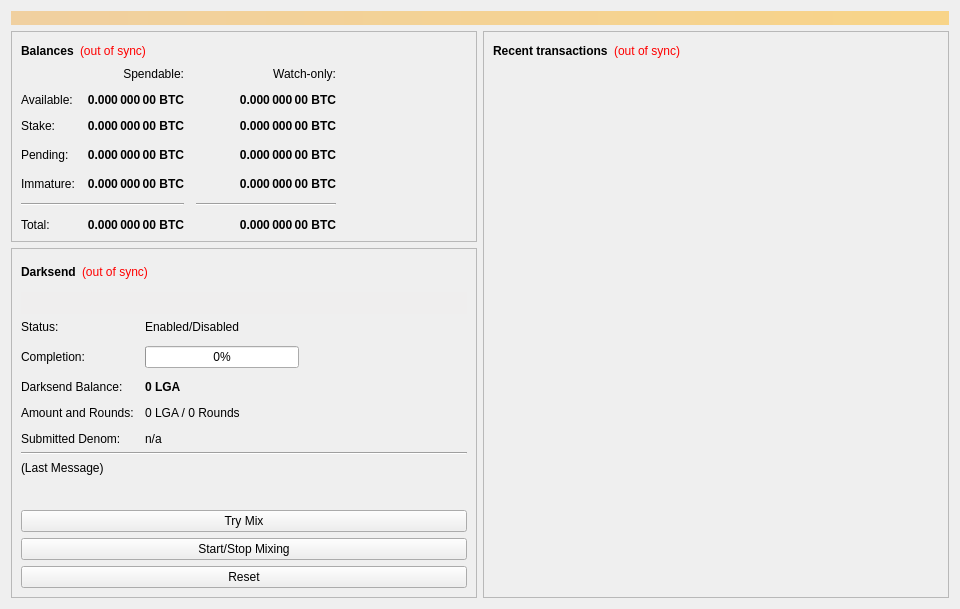
<?xml version="1.0" encoding="UTF-8"?>
<ui version="4.0">
 <class>OverviewPage</class>
 <widget class="QWidget" name="OverviewPage">
  <property name="geometry">
   <rect>
    <x>0</x>
    <y>0</y>
    <width>960</width>
    <height>594</height>
   </rect>
  </property>
  <property name="minimumSize">
   <size>
    <width>960</width>
    <height>0</height>
   </size>
  </property>
  <property name="windowTitle">
   <string>Form</string>
  </property>
  <layout class="QVBoxLayout" name="topLayout">
   <item>
    <widget class="QLabel" name="labelAlerts">
     <property name="visible">
      <bool>false</bool>
     </property>
     <property name="styleSheet">
      <string notr="true">background-color: qlineargradient(x1: 0, y1: 0, x2: 1, y2: 0, stop:0 #F0D0A0, stop:1 #F8D488); color:#000000;</string>
     </property>
     <property name="wordWrap">
      <bool>true</bool>
     </property>
     <property name="margin">
      <number>3</number>
     </property>
    </widget>
   </item>
   <item>
    <layout class="QHBoxLayout" name="horizontalLayout" stretch="1,1">
     <item>
      <layout class="QVBoxLayout" name="verticalLayout_2">
       <item>
        <widget class="QFrame" name="frame">
         <property name="frameShape">
          <enum>QFrame::StyledPanel</enum>
         </property>
         <property name="frameShadow">
          <enum>QFrame::Raised</enum>
         </property>
         <layout class="QVBoxLayout" name="verticalLayout_4">
          <item>
           <layout class="QHBoxLayout" name="horizontalLayout_4">
            <item>
             <widget class="QLabel" name="label_5">
              <property name="font">
               <font>
                <weight>75</weight>
                <bold>true</bold>
               </font>
              </property>
              <property name="text">
               <string>Balances</string>
              </property>
             </widget>
            </item>
            <item>
             <widget class="QLabel" name="labelWalletStatus">
              <property name="cursor">
               <cursorShape>WhatsThisCursor</cursorShape>
              </property>
              <property name="toolTip">
               <string>The displayed information may be out of date. Your wallet automatically synchronizes with the League network after a connection is established, but this process has not completed yet.</string>
              </property>
              <property name="styleSheet">
               <string notr="true">QLabel { color: red; }</string>
              </property>
              <property name="text">
               <string notr="true">(out of sync)</string>
              </property>
              <property name="alignment">
               <set>Qt::AlignLeading|Qt::AlignLeft|Qt::AlignVCenter</set>
              </property>
             </widget>
            </item>
            <item>
             <spacer name="horizontalSpacer_3">
              <property name="orientation">
               <enum>Qt::Horizontal</enum>
              </property>
              <property name="sizeHint" stdset="0">
               <size>
                <width>40</width>
                <height>20</height>
               </size>
              </property>
             </spacer>
            </item>
           </layout>
          </item>
          <item>
           <layout class="QGridLayout" name="gridLayout">
            <property name="spacing">
             <number>12</number>
            </property>
            <item row="3" column="2">
             <widget class="QLabel" name="labelWatchPending">
              <property name="font">
               <font>
                <weight>75</weight>
                <bold>true</bold>
               </font>
              </property>
              <property name="cursor">
               <cursorShape>IBeamCursor</cursorShape>
              </property>
              <property name="toolTip">
               <string>Unconfirmed transactions to watch-only addresses</string>
              </property>
              <property name="text">
               <string notr="true">0.000 000 00 BTC</string>
              </property>
              <property name="alignment">
               <set>Qt::AlignRight|Qt::AlignTrailing|Qt::AlignVCenter</set>
              </property>
              <property name="textInteractionFlags">
               <set>Qt::LinksAccessibleByMouse|Qt::TextSelectableByKeyboard|Qt::TextSelectableByMouse</set>
              </property>
             </widget>
            </item>
            <item row="3" column="1">
             <widget class="QLabel" name="labelUnconfirmed">
              <property name="font">
               <font>
                <weight>75</weight>
                <bold>true</bold>
               </font>
              </property>
              <property name="cursor">
               <cursorShape>IBeamCursor</cursorShape>
              </property>
              <property name="toolTip">
               <string>Total of transactions that have yet to be confirmed, and do not yet count toward the spendable balance</string>
              </property>
              <property name="text">
               <string notr="true">0.000 000 00 BTC</string>
              </property>
              <property name="alignment">
               <set>Qt::AlignRight|Qt::AlignTrailing|Qt::AlignVCenter</set>
              </property>
              <property name="textInteractionFlags">
               <set>Qt::LinksAccessibleByMouse|Qt::TextSelectableByKeyboard|Qt::TextSelectableByMouse</set>
              </property>
             </widget>
            </item>
            <item row="4" column="2">
             <widget class="QLabel" name="labelWatchImmature">
              <property name="font">
               <font>
                <weight>75</weight>
                <bold>true</bold>
               </font>
              </property>
              <property name="cursor">
               <cursorShape>IBeamCursor</cursorShape>
              </property>
              <property name="toolTip">
               <string>Mined balance in watch-only addresses that has not yet matured</string>
              </property>
              <property name="text">
               <string notr="true">0.000 000 00 BTC</string>
              </property>
              <property name="alignment">
               <set>Qt::AlignRight|Qt::AlignTrailing|Qt::AlignVCenter</set>
              </property>
              <property name="textInteractionFlags">
               <set>Qt::LinksAccessibleByMouse|Qt::TextSelectableByKeyboard|Qt::TextSelectableByMouse</set>
              </property>
             </widget>
            </item>
            <item row="5" column="0" colspan="2">
             <widget class="Line" name="lineSpendableBalance">
              <property name="orientation">
               <enum>Qt::Horizontal</enum>
              </property>
             </widget>
            </item>
            <item row="5" column="2">
             <widget class="Line" name="lineWatchBalance">
              <property name="sizePolicy">
               <sizepolicy hsizetype="Preferred" vsizetype="Fixed">
                <horstretch>0</horstretch>
                <verstretch>0</verstretch>
               </sizepolicy>
              </property>
              <property name="minimumSize">
               <size>
                <width>140</width>
                <height>0</height>
               </size>
              </property>
              <property name="orientation">
               <enum>Qt::Horizontal</enum>
              </property>
             </widget>
            </item>
            <item row="6" column="0">
             <widget class="QLabel" name="labelTotalText">
              <property name="text">
               <string>Total:</string>
              </property>
             </widget>
            </item>
            <item row="4" column="1">
             <widget class="QLabel" name="labelImmature">
              <property name="font">
               <font>
                <weight>75</weight>
                <bold>true</bold>
               </font>
              </property>
              <property name="cursor">
               <cursorShape>IBeamCursor</cursorShape>
              </property>
              <property name="toolTip">
               <string>Mined balance that has not yet matured</string>
              </property>
              <property name="text">
               <string notr="true">0.000 000 00 BTC</string>
              </property>
              <property name="alignment">
               <set>Qt::AlignRight|Qt::AlignTrailing|Qt::AlignVCenter</set>
              </property>
              <property name="textInteractionFlags">
               <set>Qt::LinksAccessibleByMouse|Qt::TextSelectableByKeyboard|Qt::TextSelectableByMouse</set>
              </property>
             </widget>
            </item>
            <item row="3" column="3">
             <spacer name="horizontalSpacer_2">
              <property name="orientation">
               <enum>Qt::Horizontal</enum>
              </property>
              <property name="sizeHint" stdset="0">
               <size>
                <width>40</width>
                <height>20</height>
               </size>
              </property>
             </spacer>
            </item>
            <item row="4" column="0">
             <widget class="QLabel" name="labelImmatureText">
              <property name="text">
               <string>Immature:</string>
              </property>
             </widget>
            </item>
            <item row="6" column="1">
             <widget class="QLabel" name="labelTotal">
              <property name="font">
               <font>
                <weight>75</weight>
                <bold>true</bold>
               </font>
              </property>
              <property name="cursor">
               <cursorShape>IBeamCursor</cursorShape>
              </property>
              <property name="toolTip">
               <string>Your current total balance</string>
              </property>
              <property name="text">
               <string notr="true">0.000 000 00 BTC</string>
              </property>
              <property name="alignment">
               <set>Qt::AlignRight|Qt::AlignTrailing|Qt::AlignVCenter</set>
              </property>
              <property name="textInteractionFlags">
               <set>Qt::LinksAccessibleByMouse|Qt::TextSelectableByKeyboard|Qt::TextSelectableByMouse</set>
              </property>
             </widget>
            </item>
            <item row="6" column="2">
             <widget class="QLabel" name="labelWatchTotal">
              <property name="font">
               <font>
                <weight>75</weight>
                <bold>true</bold>
               </font>
              </property>
              <property name="cursor">
               <cursorShape>IBeamCursor</cursorShape>
              </property>
              <property name="toolTip">
               <string>Current total balance in watch-only addresses</string>
              </property>
              <property name="text">
               <string notr="true">0.000 000 00 BTC</string>
              </property>
              <property name="alignment">
               <set>Qt::AlignRight|Qt::AlignTrailing|Qt::AlignVCenter</set>
              </property>
              <property name="textInteractionFlags">
               <set>Qt::LinksAccessibleByMouse|Qt::TextSelectableByKeyboard|Qt::TextSelectableByMouse</set>
              </property>
             </widget>
            </item>
            <item row="0" column="2">
             <widget class="QLabel" name="labelWatchonly">
              <property name="text">
               <string>Watch-only:</string>
              </property>
              <property name="alignment">
               <set>Qt::AlignRight|Qt::AlignTrailing|Qt::AlignVCenter</set>
              </property>
             </widget>
            </item>
            <item row="1" column="0">
             <widget class="QLabel" name="labelBalanceText">
              <property name="text">
               <string>Available:</string>
              </property>
             </widget>
            </item>
            <item row="1" column="1">
             <widget class="QLabel" name="labelBalance">
              <property name="font">
               <font>
                <weight>75</weight>
                <bold>true</bold>
               </font>
              </property>
              <property name="cursor">
               <cursorShape>IBeamCursor</cursorShape>
              </property>
              <property name="toolTip">
               <string>Your current spendable balance</string>
              </property>
              <property name="text">
               <string notr="true">0.000 000 00 BTC</string>
              </property>
              <property name="alignment">
               <set>Qt::AlignRight|Qt::AlignTrailing|Qt::AlignVCenter</set>
              </property>
              <property name="textInteractionFlags">
               <set>Qt::LinksAccessibleByMouse|Qt::TextSelectableByKeyboard|Qt::TextSelectableByMouse</set>
              </property>
             </widget>
            </item>
            <item row="2" column="0">
             <widget class="QLabel" name="label_10">
              <property name="text">
               <string>Stake:</string>
              </property>
             </widget>
            </item>
            <item row="2" column="1">
             <widget class="QLabel" name="labelStake">
              <property name="font">
               <font>
                <weight>75</weight>
                <bold>true</bold>
               </font>
              </property>
              <property name="cursor">
               <cursorShape>IBeamCursor</cursorShape>
              </property>
              <property name="toolTip">
               <string>Total of coins that was staked, and do not yet count toward the current balance</string>
              </property>
              <property name="text">
               <string notr="true">0.000 000 00 BTC</string>
              </property>
              <property name="alignment">
               <set>Qt::AlignRight|Qt::AlignTrailing|Qt::AlignVCenter</set>
              </property>
              <property name="textInteractionFlags">
               <set>Qt::LinksAccessibleByMouse|Qt::TextSelectableByKeyboard|Qt::TextSelectableByMouse</set>
              </property>
             </widget>
            </item>
            <item row="2" column="2">
             <widget class="QLabel" name="labelWatchStake">
              <property name="font">
               <font>
                <weight>75</weight>
                <bold>true</bold>
               </font>
              </property>
              <property name="cursor">
               <cursorShape>IBeamCursor</cursorShape>
              </property>
              <property name="toolTip">
               <string>Total of coins that was staked in watch-only addresses, and do not yet count toward the current watch-only balance</string>
              </property>
              <property name="text">
               <string notr="true">0.000 000 00 BTC</string>
              </property>
              <property name="alignment">
               <set>Qt::AlignRight|Qt::AlignTrailing|Qt::AlignVCenter</set>
              </property>
              <property name="textInteractionFlags">
               <set>Qt::LinksAccessibleByMouse|Qt::TextSelectableByKeyboard|Qt::TextSelectableByMouse</set>
              </property>
             </widget>
            </item>
            <item row="1" column="2">
             <widget class="QLabel" name="labelWatchAvailable">
              <property name="font">
               <font>
                <weight>75</weight>
                <bold>true</bold>
               </font>
              </property>
              <property name="cursor">
               <cursorShape>IBeamCursor</cursorShape>
              </property>
              <property name="toolTip">
               <string>Your current balance in watch-only addresses</string>
              </property>
              <property name="text">
               <string notr="true">0.000 000 00 BTC</string>
              </property>
              <property name="alignment">
               <set>Qt::AlignRight|Qt::AlignTrailing|Qt::AlignVCenter</set>
              </property>
              <property name="textInteractionFlags">
               <set>Qt::LinksAccessibleByMouse|Qt::TextSelectableByKeyboard|Qt::TextSelectableByMouse</set>
              </property>
             </widget>
            </item>
            <item row="3" column="0">
             <widget class="QLabel" name="labelPendingText">
              <property name="text">
               <string>Pending:</string>
              </property>
             </widget>
            </item>
            <item row="0" column="1">
             <widget class="QLabel" name="labelSpendable">
              <property name="text">
               <string>Spendable:</string>
              </property>
              <property name="alignment">
               <set>Qt::AlignRight|Qt::AlignTrailing|Qt::AlignVCenter</set>
              </property>
             </widget>
            </item>
           </layout>
          </item>
         </layout>
        </widget>
       </item>
       <item>
        <widget class="QFrame" name="frameDarksend">
         <property name="sizePolicy">
          <sizepolicy hsizetype="Expanding" vsizetype="Expanding">
           <horstretch>0</horstretch>
           <verstretch>0</verstretch>
          </sizepolicy>
         </property>
         <property name="minimumSize">
          <size>
           <width>0</width>
           <height>350</height>
          </size>
         </property>
         <property name="layoutDirection">
          <enum>Qt::LeftToRight</enum>
         </property>
         <property name="frameShape">
          <enum>QFrame::StyledPanel</enum>
         </property>
         <property name="frameShadow">
          <enum>QFrame::Raised</enum>
         </property>
         <layout class="QVBoxLayout" name="verticalLayout_5">
          <item>
           <layout class="QHBoxLayout" name="horizontalLayout_5">
            <item>
             <widget class="QLabel" name="label_2">
              <property name="font">
               <font>
                <weight>75</weight>
                <bold>true</bold>
               </font>
              </property>
              <property name="text">
               <string>Darksend</string>
              </property>
             </widget>
            </item>
            <item>
             <widget class="QLabel" name="labelDarksendSyncStatus">
              <property name="toolTip">
               <string>The displayed information may be out of date. Your wallet automatically synchronizes with the League network after a connection is established, but this process has not completed yet.</string>
              </property>
              <property name="styleSheet">
               <string notr="true">QLabel { color: red; }</string>
              </property>
              <property name="text">
               <string notr="true">(out of sync)</string>
              </property>
              <property name="alignment">
               <set>Qt::AlignLeading|Qt::AlignLeft|Qt::AlignVCenter</set>
              </property>
             </widget>
            </item>
            <item>
             <spacer name="horizontalSpacer_4">
              <property name="orientation">
               <enum>Qt::Horizontal</enum>
              </property>
              <property name="sizeHint" stdset="0">
               <size>
                <width>40</width>
                <height>20</height>
               </size>
              </property>
             </spacer>
            </item>
           </layout>
          </item>
          <item>
           <widget class="QPushButton" name="runAutoDenom">
            <property name="palette">
             <palette>
              <active>
               <colorrole role="WindowText">
                <brush brushstyle="SolidPattern">
                 <color alpha="255">
                  <red>0</red>
                  <green>0</green>
                  <blue>0</blue>
                 </color>
                </brush>
               </colorrole>
               <colorrole role="Button">
                <brush brushstyle="SolidPattern">
                 <color alpha="255">
                  <red>239</red>
                  <green>238</green>
                  <blue>238</blue>
                 </color>
                </brush>
               </colorrole>
               <colorrole role="Light">
                <brush brushstyle="SolidPattern">
                 <color alpha="255">
                  <red>255</red>
                  <green>255</green>
                  <blue>255</blue>
                 </color>
                </brush>
               </colorrole>
               <colorrole role="Midlight">
                <brush brushstyle="SolidPattern">
                 <color alpha="255">
                  <red>247</red>
                  <green>246</green>
                  <blue>246</blue>
                 </color>
                </brush>
               </colorrole>
               <colorrole role="Dark">
                <brush brushstyle="SolidPattern">
                 <color alpha="255">
                  <red>119</red>
                  <green>119</green>
                  <blue>119</blue>
                 </color>
                </brush>
               </colorrole>
               <colorrole role="Mid">
                <brush brushstyle="SolidPattern">
                 <color alpha="255">
                  <red>159</red>
                  <green>159</green>
                  <blue>159</blue>
                 </color>
                </brush>
               </colorrole>
               <colorrole role="Text">
                <brush brushstyle="SolidPattern">
                 <color alpha="255">
                  <red>0</red>
                  <green>0</green>
                  <blue>0</blue>
                 </color>
                </brush>
               </colorrole>
               <colorrole role="BrightText">
                <brush brushstyle="SolidPattern">
                 <color alpha="255">
                  <red>255</red>
                  <green>255</green>
                  <blue>255</blue>
                 </color>
                </brush>
               </colorrole>
               <colorrole role="ButtonText">
                <brush brushstyle="SolidPattern">
                 <color alpha="255">
                  <red>0</red>
                  <green>0</green>
                  <blue>0</blue>
                 </color>
                </brush>
               </colorrole>
               <colorrole role="Base">
                <brush brushstyle="SolidPattern">
                 <color alpha="255">
                  <red>255</red>
                  <green>255</green>
                  <blue>255</blue>
                 </color>
                </brush>
               </colorrole>
               <colorrole role="Window">
                <brush brushstyle="SolidPattern">
                 <color alpha="255">
                  <red>239</red>
                  <green>238</green>
                  <blue>238</blue>
                 </color>
                </brush>
               </colorrole>
               <colorrole role="Shadow">
                <brush brushstyle="SolidPattern">
                 <color alpha="255">
                  <red>0</red>
                  <green>0</green>
                  <blue>0</blue>
                 </color>
                </brush>
               </colorrole>
               <colorrole role="AlternateBase">
                <brush brushstyle="SolidPattern">
                 <color alpha="255">
                  <red>247</red>
                  <green>246</green>
                  <blue>246</blue>
                 </color>
                </brush>
               </colorrole>
               <colorrole role="ToolTipBase">
                <brush brushstyle="SolidPattern">
                 <color alpha="255">
                  <red>255</red>
                  <green>255</green>
                  <blue>220</blue>
                 </color>
                </brush>
               </colorrole>
               <colorrole role="ToolTipText">
                <brush brushstyle="SolidPattern">
                 <color alpha="255">
                  <red>0</red>
                  <green>0</green>
                  <blue>0</blue>
                 </color>
                </brush>
               </colorrole>
              </active>
              <inactive>
               <colorrole role="WindowText">
                <brush brushstyle="SolidPattern">
                 <color alpha="255">
                  <red>0</red>
                  <green>0</green>
                  <blue>0</blue>
                 </color>
                </brush>
               </colorrole>
               <colorrole role="Button">
                <brush brushstyle="SolidPattern">
                 <color alpha="255">
                  <red>239</red>
                  <green>238</green>
                  <blue>238</blue>
                 </color>
                </brush>
               </colorrole>
               <colorrole role="Light">
                <brush brushstyle="SolidPattern">
                 <color alpha="255">
                  <red>255</red>
                  <green>255</green>
                  <blue>255</blue>
                 </color>
                </brush>
               </colorrole>
               <colorrole role="Midlight">
                <brush brushstyle="SolidPattern">
                 <color alpha="255">
                  <red>247</red>
                  <green>246</green>
                  <blue>246</blue>
                 </color>
                </brush>
               </colorrole>
               <colorrole role="Dark">
                <brush brushstyle="SolidPattern">
                 <color alpha="255">
                  <red>119</red>
                  <green>119</green>
                  <blue>119</blue>
                 </color>
                </brush>
               </colorrole>
               <colorrole role="Mid">
                <brush brushstyle="SolidPattern">
                 <color alpha="255">
                  <red>159</red>
                  <green>159</green>
                  <blue>159</blue>
                 </color>
                </brush>
               </colorrole>
               <colorrole role="Text">
                <brush brushstyle="SolidPattern">
                 <color alpha="255">
                  <red>0</red>
                  <green>0</green>
                  <blue>0</blue>
                 </color>
                </brush>
               </colorrole>
               <colorrole role="BrightText">
                <brush brushstyle="SolidPattern">
                 <color alpha="255">
                  <red>255</red>
                  <green>255</green>
                  <blue>255</blue>
                 </color>
                </brush>
               </colorrole>
               <colorrole role="ButtonText">
                <brush brushstyle="SolidPattern">
                 <color alpha="255">
                  <red>0</red>
                  <green>0</green>
                  <blue>0</blue>
                 </color>
                </brush>
               </colorrole>
               <colorrole role="Base">
                <brush brushstyle="SolidPattern">
                 <color alpha="255">
                  <red>255</red>
                  <green>255</green>
                  <blue>255</blue>
                 </color>
                </brush>
               </colorrole>
               <colorrole role="Window">
                <brush brushstyle="SolidPattern">
                 <color alpha="255">
                  <red>239</red>
                  <green>238</green>
                  <blue>238</blue>
                 </color>
                </brush>
               </colorrole>
               <colorrole role="Shadow">
                <brush brushstyle="SolidPattern">
                 <color alpha="255">
                  <red>0</red>
                  <green>0</green>
                  <blue>0</blue>
                 </color>
                </brush>
               </colorrole>
               <colorrole role="AlternateBase">
                <brush brushstyle="SolidPattern">
                 <color alpha="255">
                  <red>247</red>
                  <green>246</green>
                  <blue>246</blue>
                 </color>
                </brush>
               </colorrole>
               <colorrole role="ToolTipBase">
                <brush brushstyle="SolidPattern">
                 <color alpha="255">
                  <red>255</red>
                  <green>255</green>
                  <blue>220</blue>
                 </color>
                </brush>
               </colorrole>
               <colorrole role="ToolTipText">
                <brush brushstyle="SolidPattern">
                 <color alpha="255">
                  <red>0</red>
                  <green>0</green>
                  <blue>0</blue>
                 </color>
                </brush>
               </colorrole>
              </inactive>
              <disabled>
               <colorrole role="WindowText">
                <brush brushstyle="SolidPattern">
                 <color alpha="255">
                  <red>119</red>
                  <green>119</green>
                  <blue>119</blue>
                 </color>
                </brush>
               </colorrole>
               <colorrole role="Button">
                <brush brushstyle="SolidPattern">
                 <color alpha="255">
                  <red>239</red>
                  <green>238</green>
                  <blue>238</blue>
                 </color>
                </brush>
               </colorrole>
               <colorrole role="Light">
                <brush brushstyle="SolidPattern">
                 <color alpha="255">
                  <red>255</red>
                  <green>255</green>
                  <blue>255</blue>
                 </color>
                </brush>
               </colorrole>
               <colorrole role="Midlight">
                <brush brushstyle="SolidPattern">
                 <color alpha="255">
                  <red>247</red>
                  <green>246</green>
                  <blue>246</blue>
                 </color>
                </brush>
               </colorrole>
               <colorrole role="Dark">
                <brush brushstyle="SolidPattern">
                 <color alpha="255">
                  <red>119</red>
                  <green>119</green>
                  <blue>119</blue>
                 </color>
                </brush>
               </colorrole>
               <colorrole role="Mid">
                <brush brushstyle="SolidPattern">
                 <color alpha="255">
                  <red>159</red>
                  <green>159</green>
                  <blue>159</blue>
                 </color>
                </brush>
               </colorrole>
               <colorrole role="Text">
                <brush brushstyle="SolidPattern">
                 <color alpha="255">
                  <red>119</red>
                  <green>119</green>
                  <blue>119</blue>
                 </color>
                </brush>
               </colorrole>
               <colorrole role="BrightText">
                <brush brushstyle="SolidPattern">
                 <color alpha="255">
                  <red>255</red>
                  <green>255</green>
                  <blue>255</blue>
                 </color>
                </brush>
               </colorrole>
               <colorrole role="ButtonText">
                <brush brushstyle="SolidPattern">
                 <color alpha="255">
                  <red>119</red>
                  <green>119</green>
                  <blue>119</blue>
                 </color>
                </brush>
               </colorrole>
               <colorrole role="Base">
                <brush brushstyle="SolidPattern">
                 <color alpha="255">
                  <red>239</red>
                  <green>238</green>
                  <blue>238</blue>
                 </color>
                </brush>
               </colorrole>
               <colorrole role="Window">
                <brush brushstyle="SolidPattern">
                 <color alpha="255">
                  <red>239</red>
                  <green>238</green>
                  <blue>238</blue>
                 </color>
                </brush>
               </colorrole>
               <colorrole role="Shadow">
                <brush brushstyle="SolidPattern">
                 <color alpha="255">
                  <red>0</red>
                  <green>0</green>
                  <blue>0</blue>
                 </color>
                </brush>
               </colorrole>
               <colorrole role="AlternateBase">
                <brush brushstyle="SolidPattern">
                 <color alpha="255">
                  <red>239</red>
                  <green>238</green>
                  <blue>238</blue>
                 </color>
                </brush>
               </colorrole>
               <colorrole role="ToolTipBase">
                <brush brushstyle="SolidPattern">
                 <color alpha="255">
                  <red>255</red>
                  <green>255</green>
                  <blue>220</blue>
                 </color>
                </brush>
               </colorrole>
               <colorrole role="ToolTipText">
                <brush brushstyle="SolidPattern">
                 <color alpha="255">
                  <red>0</red>
                  <green>0</green>
                  <blue>0</blue>
                 </color>
                </brush>
               </colorrole>
              </disabled>
             </palette>
            </property>
            <property name="focusPolicy">
             <enum>Qt::NoFocus</enum>
            </property>
            <property name="autoFillBackground">
             <bool>true</bool>
            </property>
            <property name="text">
             <string/>
            </property>
            <property name="flat">
             <bool>true</bool>
            </property>
           </widget>
          </item>
          <item>
           <layout class="QFormLayout" name="formLayout">
            <property name="fieldGrowthPolicy">
             <enum>QFormLayout::AllNonFixedFieldsGrow</enum>
            </property>
            <property name="horizontalSpacing">
             <number>11</number>
            </property>
            <property name="verticalSpacing">
             <number>12</number>
            </property>
            <item row="0" column="0">
             <widget class="QLabel" name="label_6">
              <property name="text">
               <string>Status:</string>
              </property>
             </widget>
            </item>
            <item row="1" column="0">
             <widget class="QLabel" name="label_7">
              <property name="text">
               <string>Completion:</string>
              </property>
             </widget>
            </item>
            <item row="1" column="1">
             <widget class="QProgressBar" name="darksendProgress">
              <property name="maximumSize">
               <size>
                <width>154</width>
                <height>16777215</height>
               </size>
              </property>
              <property name="value">
               <number>0</number>
              </property>
             </widget>
            </item>
            <item row="3" column="0">
             <widget class="QLabel" name="labelAnonymizedText">
              <property name="text">
               <string>Darksend Balance:</string>
              </property>
             </widget>
            </item>
            <item row="3" column="1">
             <widget class="QLabel" name="labelAnonymized">
              <property name="font">
               <font>
                <weight>75</weight>
                <bold>true</bold>
               </font>
              </property>
              <property name="text">
               <string notr="true">0 LGA</string>
              </property>
             </widget>
            </item>
            <item row="4" column="0">
             <widget class="QLabel" name="label_8">
              <property name="text">
               <string>Amount and Rounds:</string>
              </property>
             </widget>
            </item>
            <item row="4" column="1">
             <widget class="QLabel" name="labelAmountRounds">
              <property name="text">
               <string>0 LGA / 0 Rounds</string>
              </property>
             </widget>
            </item>
            <item row="5" column="0">
             <widget class="QLabel" name="label_9">
              <property name="text">
               <string>Submitted Denom:</string>
              </property>
             </widget>
            </item>
            <item row="5" column="1">
             <widget class="QLabel" name="labelSubmittedDenom">
              <property name="toolTip">
               <string>The denominations you submitted to the Masternode.&lt;br&gt;To mix, other users must submit the exact same denominations.</string>
              </property>
              <property name="text">
               <string>n/a</string>
              </property>
             </widget>
            </item>
            <item row="0" column="1">
             <widget class="QLabel" name="darksendEnabled">
              <property name="text">
               <string>Enabled/Disabled</string>
              </property>
             </widget>
            </item>
           </layout>
          </item>
          <item>
           <widget class="Line" name="lineLastMessage">
            <property name="orientation">
             <enum>Qt::Horizontal</enum>
            </property>
           </widget>
          </item>
          <item>
           <widget class="QLabel" name="darksendStatus">
            <property name="minimumSize">
             <size>
              <width>288</width>
              <height>43</height>
             </size>
            </property>
            <property name="text">
             <string>(Last Message)</string>
            </property>
            <property name="alignment">
             <set>Qt::AlignLeading|Qt::AlignLeft|Qt::AlignTop</set>
            </property>
            <property name="wordWrap">
             <bool>true</bool>
            </property>
           </widget>
          </item>
          <item>
           <widget class="QPushButton" name="darksendAuto">
            <property name="sizePolicy">
             <sizepolicy hsizetype="MinimumExpanding" vsizetype="Fixed">
              <horstretch>0</horstretch>
              <verstretch>0</verstretch>
             </sizepolicy>
            </property>
            <property name="toolTip">
             <string>Try to manually submit a Darksend request.</string>
            </property>
            <property name="text">
             <string>Try Mix</string>
            </property>
           </widget>
          </item>
          <item>
           <widget class="QPushButton" name="toggleDarksend">
            <property name="sizePolicy">
             <sizepolicy hsizetype="MinimumExpanding" vsizetype="Fixed">
              <horstretch>0</horstretch>
              <verstretch>0</verstretch>
             </sizepolicy>
            </property>
            <property name="text">
             <string>Start/Stop Mixing</string>
            </property>
           </widget>
          </item>
          <item>
           <widget class="QPushButton" name="darksendReset">
            <property name="sizePolicy">
             <sizepolicy hsizetype="MinimumExpanding" vsizetype="Fixed">
              <horstretch>0</horstretch>
              <verstretch>0</verstretch>
             </sizepolicy>
            </property>
            <property name="toolTip">
             <string>Reset the current status of Darksend (can interrupt Darksend if it's in the process of Mixing, which can cost you money!)</string>
            </property>
            <property name="autoFillBackground">
             <bool>false</bool>
            </property>
            <property name="text">
             <string>Reset</string>
            </property>
           </widget>
          </item>
         </layout>
        </widget>
       </item>
       <item>
        <spacer name="verticalSpacer">
         <property name="orientation">
          <enum>Qt::Vertical</enum>
         </property>
         <property name="sizeHint" stdset="0">
          <size>
           <width>20</width>
           <height>40</height>
          </size>
         </property>
        </spacer>
       </item>
      </layout>
     </item>
     <item>
      <layout class="QVBoxLayout" name="verticalLayout_3">
       <item>
        <widget class="QFrame" name="frame_2">
         <property name="frameShape">
          <enum>QFrame::StyledPanel</enum>
         </property>
         <property name="frameShadow">
          <enum>QFrame::Raised</enum>
         </property>
         <layout class="QVBoxLayout" name="verticalLayout">
          <item>
           <layout class="QHBoxLayout" name="horizontalLayout_2">
            <item>
             <widget class="QLabel" name="label_4">
              <property name="font">
               <font>
                <weight>75</weight>
                <bold>true</bold>
               </font>
              </property>
              <property name="text">
               <string>Recent transactions</string>
              </property>
             </widget>
            </item>
            <item>
             <widget class="QLabel" name="labelTransactionsStatus">
              <property name="cursor">
               <cursorShape>WhatsThisCursor</cursorShape>
              </property>
              <property name="toolTip">
               <string>The displayed information may be out of date. Your wallet automatically synchronizes with the League network after a connection is established, but this process has not completed yet.</string>
              </property>
              <property name="styleSheet">
               <string notr="true">QLabel { color: red; }</string>
              </property>
              <property name="text">
               <string notr="true">(out of sync)</string>
              </property>
              <property name="alignment">
               <set>Qt::AlignRight|Qt::AlignTrailing|Qt::AlignVCenter</set>
              </property>
             </widget>
            </item>
            <item>
             <spacer name="horizontalSpacer">
              <property name="orientation">
               <enum>Qt::Horizontal</enum>
              </property>
              <property name="sizeHint" stdset="0">
               <size>
                <width>40</width>
                <height>20</height>
               </size>
              </property>
             </spacer>
            </item>
           </layout>
          </item>
          <item>
           <widget class="QListView" name="listTransactions">
            <property name="styleSheet">
             <string notr="true">QListView { background: transparent; }</string>
            </property>
            <property name="frameShape">
             <enum>QFrame::NoFrame</enum>
            </property>
            <property name="verticalScrollBarPolicy">
             <enum>Qt::ScrollBarAlwaysOff</enum>
            </property>
            <property name="horizontalScrollBarPolicy">
             <enum>Qt::ScrollBarAlwaysOff</enum>
            </property>
            <property name="selectionMode">
             <enum>QAbstractItemView::NoSelection</enum>
            </property>
           </widget>
          </item>
         </layout>
        </widget>
       </item>
      </layout>
     </item>
    </layout>
   </item>
  </layout>
 </widget>
 <resources/>
 <connections/>
</ui>
